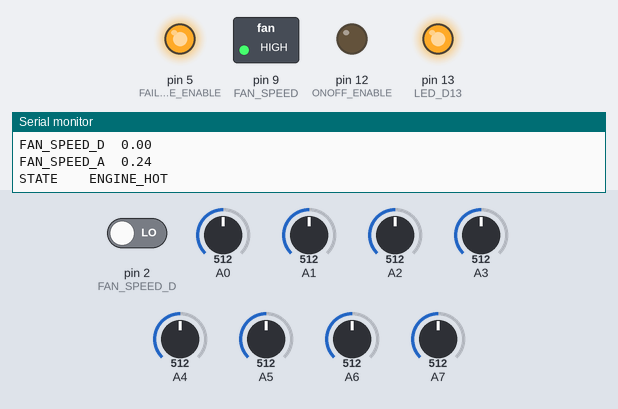
This sketch was run on a simulated Arduino Nano, built with avr-gcc and run on an emulated ATmega328P. Parts: switched loads named in the sketch (green lamp = pin HIGH), output pins drawn as LEDs (lit = HIGH), the last lines printed to the serial monitor. Dashed ring = blinking. The inputs (shaded band) are chosen by the test bench; at power-on: pin 2 (FAN_SPEED_D) LOW, A7 = 512, A0 = 512, A1 = 512, A2 = 512, A3 = 512, A4 = 512, A5 = 512, A6 = 512. Pins used as bus, display or sensor lines are not drawn.

Above: at 1.2 s.
1.3 s: pin 2 (FAN_SPEED_D) driven HIGH
At 1.9 s:
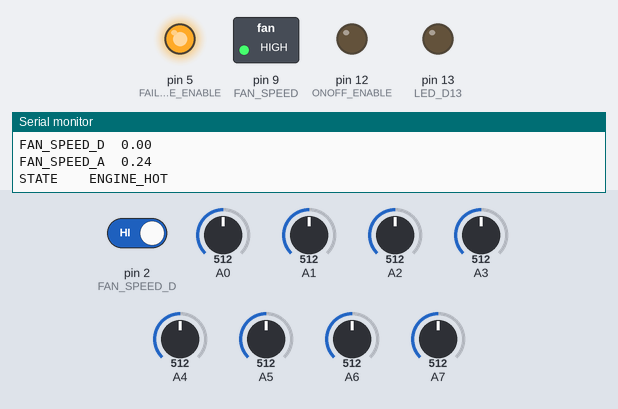
At 2.25 s:
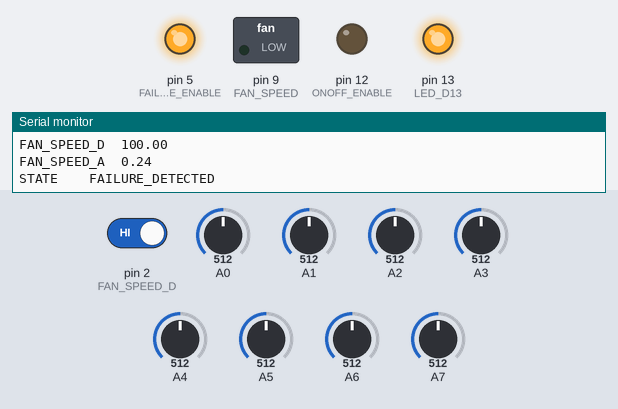
4.8 s: A7 set to 30
At 5.06 s:
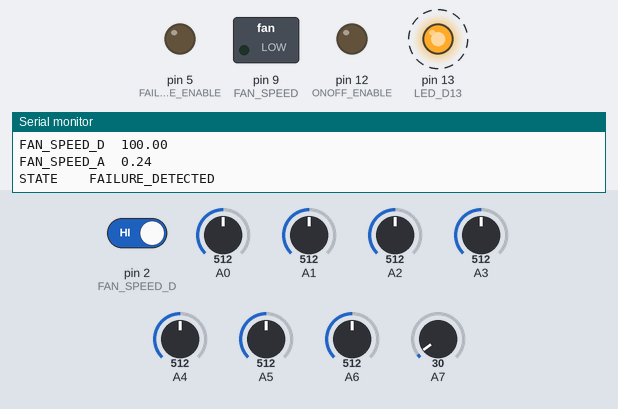
Timing chart, 0 to 14.3 s (numbered marks = the images above; inputs shaded):
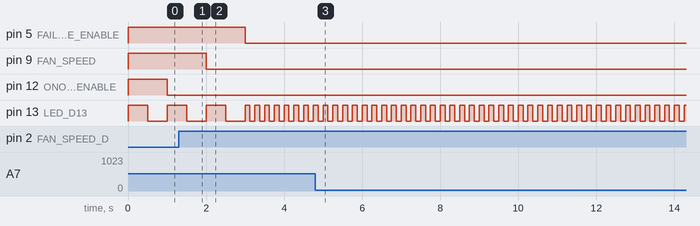

The sketch:

COOLING_FAN_CONTROLLER.ino
```cpp
// Units
const double  M = 1000000.0;
const double  k = 1000.0;
const double  kHz = 1000.0;
const double  s = 1.0;
const double  K = 1.0;
const double  C = 1.0;
const double  n = 0.000000001;
const double  A = 1.0;
const double  mA = 0.001;
const double  PERCENT = 1.0;
const int     TO_MILLISECONDS = 1000;
const long    TO_MICROSECONDS = 1000000;
const double  TO_KELVIN = 273.15;
const double  TO_CELSIUS = -TO_KELVIN;

// Constants
const bool    OFF = HIGH; // Fan ONOFF control
const bool    ON = LOW;   // Fan ONOFF control
const bool    HIGH_SPEED = LOW; // Fan speed control
const bool    LOW_SPEED = HIGH; // Fan speed control
const bool    NO_FAILURE_DETECTED = HIGH; // Failsafe control
const bool    FAILURE_DETECTED = LOW;     // Failsafe control
const double  STATE_MACHINE_TICK = 1.0*s;
const double  THERMISTOR_TIME_CONSTANT = 10*k * 1*n;
const double  INTERNAL_THERMISTOR_B_CONSTANT = 3455*K;
const double  EXTERNAL_THERMISTOR_B_CONSTANT = 3455*K; // TODO: Empirically work this out
const bool    ENABLE_DIAGNOSTICS = true;
const double  DIAGNOSTICS_PRINT_INTERVAL = 1.0*s;
const double  FAN_CONTROLLER_SAMPLE_INTERVAL = 1.0*s;
const double  RELAY_CURRENT = 10*mA;  // TODO: Empirically work this out
const bool    ENABLE_EXTERNAL_TEMPERATURE_SENSOR = false;
const bool    ENABLE_PCB_TEMPERATURE_SENSOR = true;
const bool    ENABLE_DIGITAL_FAN_SENSOR = true;
const bool    ENABLE_ANALOG_FAN_SENSOR = false;
const long    BAUD = 57600;

// Analog Inputs
const int     PSU_3V3 = A0;
const int     EXTERNAL_THERMISTOR = A1;
const int     INTERNAL_THERMISTOR = A2;
const int     CURRENT = A3;
const int     PSU_12V = A4;
const int     PSU_VIN = A5;
const int     PWM_ADC = A6;
const int     PSU_5V0 = A7;

// Digital Outputs
const int     INTERNAL_TEMP_ENABLE = 7;
const int     EXTERNAL_TEMP_ENABLE = 8;
const int     FAILSAFE_ENABLE = 5;
const int     ONOFF_ENABLE = 12;
const int     FAN_SPEED = 9;
const int     LED_D13 = 13;

// Digital Inputs
const int     FAN_SPEED_D = 2;
const int     FAN_SPEED_A = 3;

// Variables
double blink_period;

// Type definitions
typedef void* State ();

// Functions

void blink(int pin, double period) {
  int p = period*TO_MILLISECONDS;
  digitalWrite(pin,millis()%p<p/2);
}

void settling_time(double tau) {
  const int NUM_TAU = 5;
  delay(NUM_TAU*tau*TO_MILLISECONDS+1);
}

double voltage_raw(int pin) {
  const double reference_voltage = 5.0;
  const double adc_max = 1024;
  return analogRead(pin)*reference_voltage/adc_max;
}

double voltage_scaled(int pin) {
  const double Rt = 1*M;
  const double Rb = 100*k;
  return voltage_raw(pin)*(Rt+Rb)/Rb;
}

double voltage_percent(int pin) {
  const double adc_max = 1024;
  return voltage_raw(pin)*100.0/adc_max;
}

double thermistor(int enable_pin, int adc_pin, int ref_pin) {
  const double pullup = 10*k;
  double vref = voltage_scaled(ref_pin);
  digitalWrite(enable_pin, HIGH);
  settling_time(THERMISTOR_TIME_CONSTANT);
  double thermistor_resistance = pullup/(vref/voltage_raw(adc_pin)-1);
  digitalWrite(enable_pin, LOW);
  return thermistor_resistance;
}

double temperature(int enable_pin, int adc_pin, int ref_pin, double Bconst) {
  const double Rref = 10*k;
  const double Tref = 25.0*C+TO_KELVIN;
  double r = thermistor(enable_pin, adc_pin, ref_pin);
  return Tref*Bconst/(Bconst+Tref*log(r/Rref))+TO_CELSIUS;
}

double pcb_temperature() {
  return temperature(
    INTERNAL_TEMP_ENABLE,
    INTERNAL_THERMISTOR,
    PSU_5V0,
    INTERNAL_THERMISTOR_B_CONSTANT);
}

double engine_temperature() {
  return temperature(
    EXTERNAL_TEMP_ENABLE,
    EXTERNAL_THERMISTOR,
    PSU_5V0,
    EXTERNAL_THERMISTOR_B_CONSTANT);
}

double switch_current() {
  return voltage_raw(CURRENT);
}

double fan_speed_analogue() {
  return voltage_percent(PWM_ADC);
}

// Class definitions

class Timer {
public:
  Timer(double interval) :
    _interval_ms(interval*TO_MILLISECONDS),
    _next(0),
    _elapsed(false) {
  }

  bool is_elapsed() {
    if(millis()>_next) {
      _next += _interval_ms;
      _elapsed = true;
    }
    bool rtnval = _elapsed;
    _elapsed = false;
    return rtnval;
  }

private:
  int _interval_ms;
  long _next;
  bool _elapsed;
};

class PwmCounter {
public:
  PwmCounter(const unsigned pin, const double sample_time) :
    _pin(pin),
    _sample_us(sample_time*TO_MICROSECONDS),
    _high_count(0),
    _total_count(0),
    _percent(0),
    _last_reset(0) {
  }

  void update() {
    if(digitalRead(_pin))
      _high_count++;
    _total_count++;
    unsigned long now = micros();
    if(now-_last_reset<_sample_us)
      return;
    _percent = 100.0*_high_count/_total_count;
    _last_reset = now;
    _high_count = 0;
    _total_count = 0;
  }

  operator double() {
    update();
    return _percent;
  }

private:
  const unsigned _pin;
  const unsigned _sample_us;
  unsigned _high_count;
  unsigned _total_count;
  double _percent;
  unsigned long _last_reset;
};

// Objects

State* state;
Timer state_machine_timer(STATE_MACHINE_TICK);
Timer diagnostics_timer(DIAGNOSTICS_PRINT_INTERVAL);
PwmCounter fan_speed_digital(FAN_SPEED_D, FAN_CONTROLLER_SAMPLE_INTERVAL);

// States of operation

State* engine_cold() {
  blink_period = 1.0*s;
  digitalWrite(FAILSAFE_ENABLE, NO_FAILURE_DETECTED);
  digitalWrite(ONOFF_ENABLE, OFF);
  digitalWrite(FAN_SPEED, LOW_SPEED);
  double expected_current = (OFF?RELAY_CURRENT:0)+(LOW_SPEED?RELAY_CURRENT:0);

  if(ENABLE_DIGITAL_FAN_SENSOR)
    if(fan_speed_digital>50.0*PERCENT)
      return engine_warm;

  if(ENABLE_ANALOG_FAN_SENSOR)
    if(fan_speed_analogue()>50.0*PERCENT)
      return engine_warm;

  if(ENABLE_EXTERNAL_TEMPERATURE_SENSOR)
    if(engine_temperature()>80.0*C)
      return engine_warm;

  if(ENABLE_PCB_TEMPERATURE_SENSOR)
    if(pcb_temperature()>50.0*C)
      return engine_warm;

  if(switch_current()>expected_current+RELAY_CURRENT/2)
    return failure_detected;

  if(switch_current()<expected_current-RELAY_CURRENT/2)
    return failure_detected;

  return engine_cold;
}

State* engine_warm() {
  blink_period = 1.0*s;
  digitalWrite(FAILSAFE_ENABLE, NO_FAILURE_DETECTED);
  digitalWrite(ONOFF_ENABLE, ON);
  digitalWrite(FAN_SPEED, LOW_SPEED);
  double expected_current = (ON?RELAY_CURRENT:0)+(LOW_SPEED?RELAY_CURRENT:0);

  if(ENABLE_DIGITAL_FAN_SENSOR)
    if(fan_speed_digital>80.0*PERCENT)
      return engine_hot;

  if(ENABLE_ANALOG_FAN_SENSOR)
    if(fan_speed_analogue()>80.0*PERCENT)
      return engine_hot;

  if(ENABLE_EXTERNAL_TEMPERATURE_SENSOR)
    if(engine_temperature()>95.0*C)
      return engine_hot;

  if(ENABLE_PCB_TEMPERATURE_SENSOR)
    if(pcb_temperature()>80.0*C)
      return engine_hot;

  if(ENABLE_DIGITAL_FAN_SENSOR)
    if(fan_speed_digital<40.0*PERCENT)
      return engine_cold;

  if(ENABLE_ANALOG_FAN_SENSOR)
    if(fan_speed_analogue()<40.0*PERCENT)
      return engine_cold;

  if(ENABLE_EXTERNAL_TEMPERATURE_SENSOR)
    if(engine_temperature()<30.0*C)
      return engine_cold;

  if(ENABLE_PCB_TEMPERATURE_SENSOR)
    if(pcb_temperature()<10.0*C)
      return engine_cold;

  if(switch_current()>expected_current+RELAY_CURRENT/2)
    return failure_detected;

  if(switch_current()<expected_current-RELAY_CURRENT/2)
    return failure_detected;

  return engine_warm;
}

State* engine_hot() {
  blink_period = 1.0*s;
  digitalWrite(FAILSAFE_ENABLE, NO_FAILURE_DETECTED);
  digitalWrite(ONOFF_ENABLE, ON);
  digitalWrite(FAN_SPEED, HIGH_SPEED);
  double expected_current = (ON?RELAY_CURRENT:0)+(HIGH_SPEED?RELAY_CURRENT:0);

  if(ENABLE_DIGITAL_FAN_SENSOR)
    if(fan_speed_digital<70.0*PERCENT)
      return engine_warm;

  if(ENABLE_ANALOG_FAN_SENSOR)
    if(fan_speed_analogue()<70.0*PERCENT)
      return engine_warm;

  if(ENABLE_EXTERNAL_TEMPERATURE_SENSOR)
    if(engine_temperature()<90.0*C)
      return engine_warm;

  if(ENABLE_PCB_TEMPERATURE_SENSOR)
    if(pcb_temperature()<70.0*C)
      return engine_warm;

  if(switch_current()>expected_current+RELAY_CURRENT/2)
    return failure_detected;

  if(switch_current()<expected_current-RELAY_CURRENT/2)
    return failure_detected;

  return engine_hot;
}

State* failure_detected() {
  blink_period = 0.25*s;
  digitalWrite(FAILSAFE_ENABLE, FAILURE_DETECTED);
  digitalWrite(ONOFF_ENABLE, ON);
  digitalWrite(FAN_SPEED, HIGH_SPEED);
  return failure_detected;
}

// Diagnostics

void diagnostics() {
  Serial.println();
  Serial.println("PSU_3V3\t"+String(voltage_scaled(PSU_3V3)));
  Serial.println("PSU_5V0\t"+String(voltage_scaled(PSU_5V0)));
  Serial.println("PSU_VIN\t"+String(voltage_scaled(PSU_VIN)));
  Serial.println("PSU_12V\t"+String(voltage_scaled(PSU_12V)));
  Serial.println("CURRENT\t"+String(switch_current()));
  Serial.println("INTERNAL_THERMISTOR\t"
    +String(thermistor(
      INTERNAL_TEMP_ENABLE,
      INTERNAL_THERMISTOR,
      PSU_5V0)));
  Serial.println("INTERNAL_TEMPERATURE\t"+String(pcb_temperature()));
  Serial.println("EXTERNAL_THERMISTOR\t"
    +String(thermistor(
      EXTERNAL_TEMP_ENABLE,
      EXTERNAL_THERMISTOR,
      PSU_5V0)));
  Serial.println("EXTERNAL_TEMPERATURE\t"+String(engine_temperature()));
  Serial.println("FAN_SPEED_D\t"+String((double)fan_speed_digital));
  Serial.println("FAN_SPEED_A\t"+String(fan_speed_analogue()));
  if(state==engine_cold)
    Serial.println("STATE\t\tENGINE_COLD");
  else if(state==engine_warm)
    Serial.println("STATE\t\tENGINE_WARM");
  else if(state==engine_hot)
    Serial.println("STATE\t\tENGINE_HOT");
  else if(state==failure_detected)
    Serial.println("STATE\t\tFAILURE_DETECTED");
  else
    Serial.println("STATE\t\tUNKNOWN");
}

void setup() {
  pinMode(FAN_SPEED_D, INPUT);
  pinMode(FAN_SPEED_A, INPUT);
  pinMode(INTERNAL_TEMP_ENABLE, OUTPUT);
  pinMode(EXTERNAL_TEMP_ENABLE, OUTPUT);
  pinMode(FAILSAFE_ENABLE, OUTPUT);
  pinMode(ONOFF_ENABLE, OUTPUT);
  pinMode(FAN_SPEED, OUTPUT);
  pinMode(LED_D13, OUTPUT);
  state = engine_cold;
  blink_period = 1.0*s;
  if(ENABLE_DIAGNOSTICS)
    Serial.begin(BAUD);
}

void loop() {
  blink(LED_D13, blink_period);
  fan_speed_digital.update();
  if(state_machine_timer.is_elapsed())
    state = (*state)();
  if(ENABLE_DIAGNOSTICS)
    if(diagnostics_timer.is_elapsed())
      diagnostics();
}
```

Measured:
- after the input at 1.3 s, pin 5 (FAILSAFE_ENABLE): HIGH → LOW after 1.7 s; pin 9 (FAN_SPEED): goes on until 2.0 s, then stays LOW
- by itself, pin 13 (LED_D13): alternates HIGH for 0.12 s and LOW for 0.12 s
